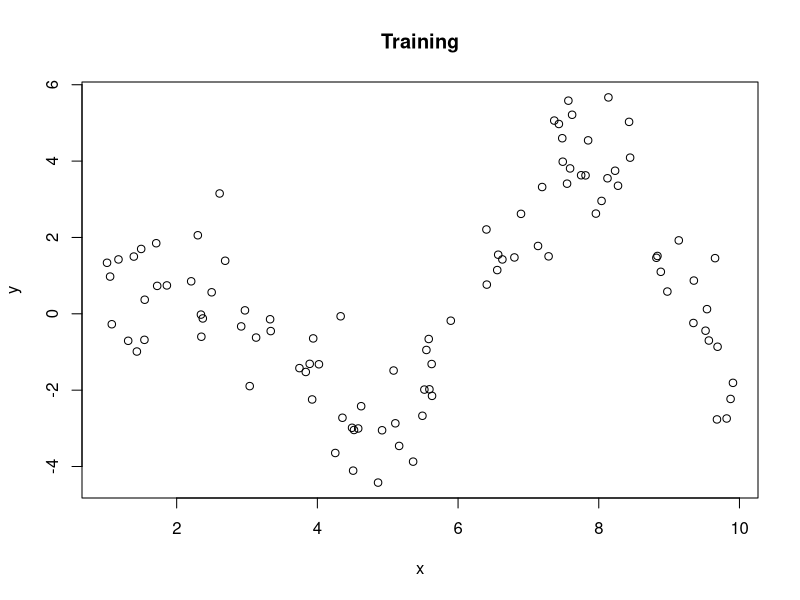
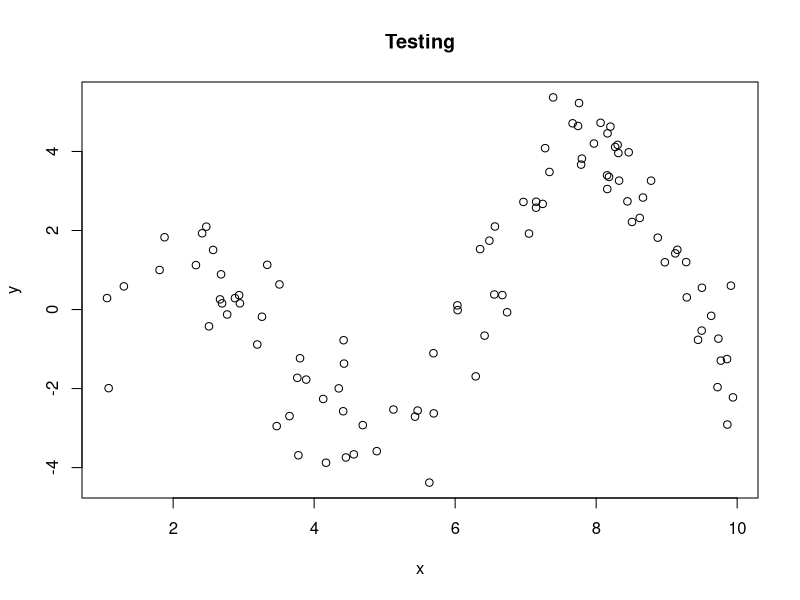
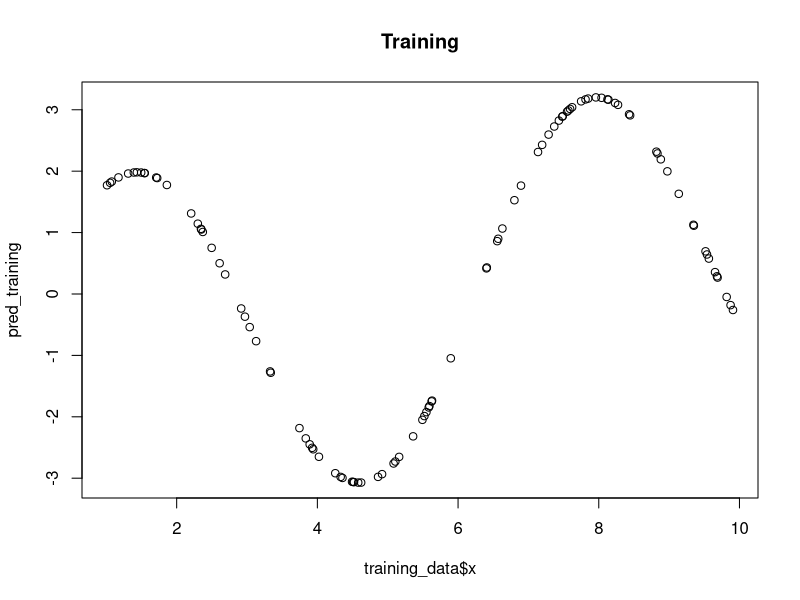
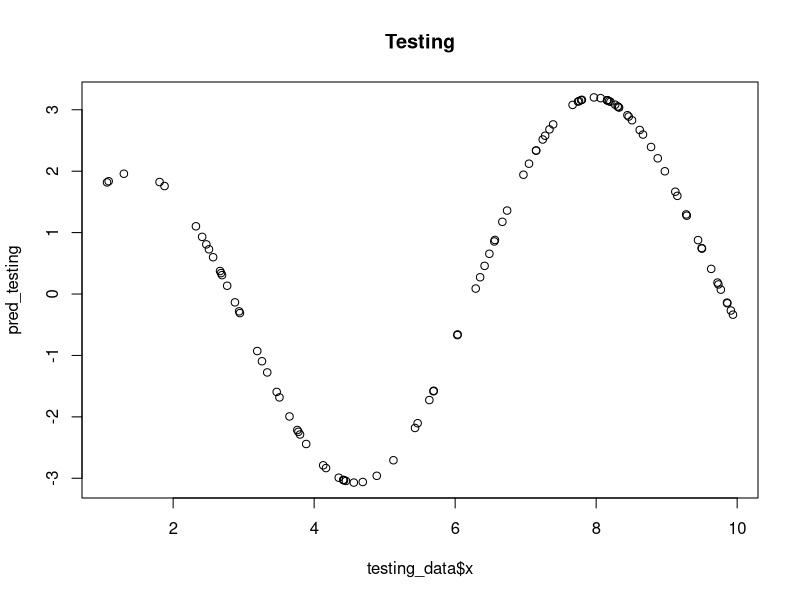
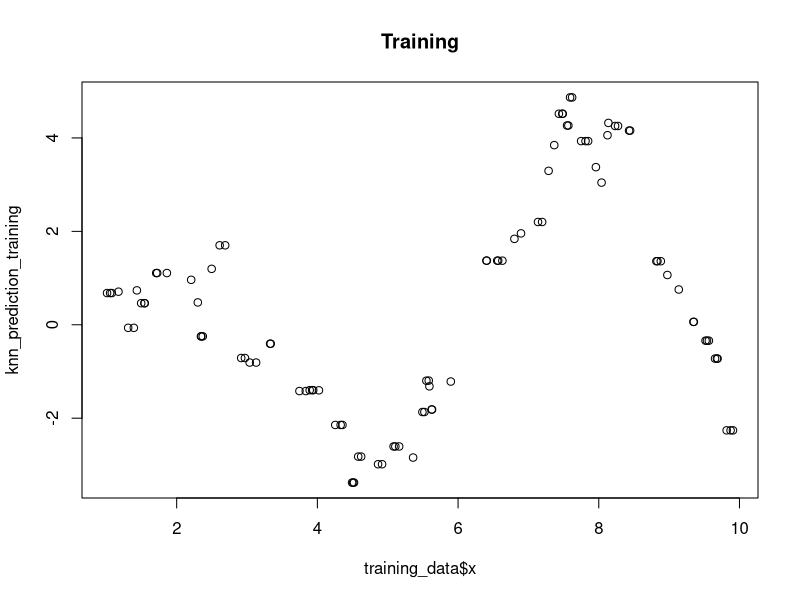
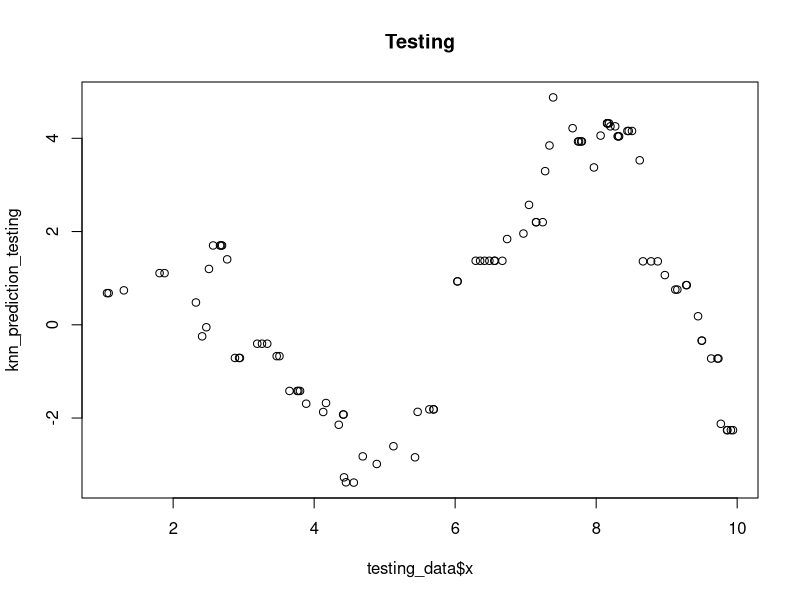
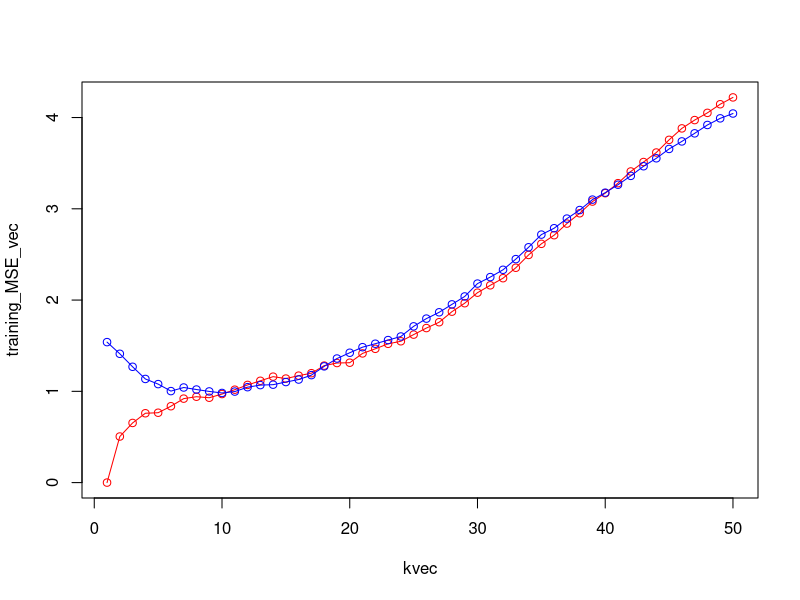

Here is the R script that generated these plots, in order:
## ---- chunk 1
knitr::opts_chunk$set(echo = TRUE)
## ---- chunk 2
library(tidyverse)
## ---- chunk 3
# part a
set.seed(12345)
n<-200
# define the function
f <- function(x) { 2 * sin(x) * log(x) }
# generate data
x <- runif(n, 1, 10)
y <- f(x) + rnorm(n, 0, 1)
# data separation
data <- data.frame(x = x, y = y)
training_data <- data[1:(n/2),]
testing_data <- data[(n/2 + 1):n,]
# plot
plot(y ~ x, data = training_data, main = "Training")
plot(y ~ x, data = testing_data, main = "Testing")

## ---- chunk 4
# part b
# fit the model
mod1 <- lm(formula = y ~ sin(x) + sin(x/2), data = training_data)
# prediction
pred_training <- predict(object = mod1, newdata = training_data)
pred_testing <- predict(object = mod1, newdata = testing_data)
# plot
plot(pred_training ~ training_data$x, main = "Training")
plot(pred_testing ~ testing_data$x, main = "Testing")

## ---- chunk 5
#part c
train_MSE <- mean((training_data$y - pred_training)^2)
test_MSE <- mean((testing_data$y - pred_testing)^2)
print(paste("Training MSE: ", train_MSE))
print(paste("Testing MSE: ", test_MSE))
# Expecting training set to be larger, because the training set is more spread due to the scatterplot
## ---- chunk 6
#part d
set.seed(12345)
yhat <- c()
# The location to predict
x0 <- 3
data_to_predict <- data.frame(x = x0)

# Let's repeat the previous procedure for B times
B = 500

for (i in 1:B) {
  # Simulate new training outcomes
  y_new <- f(training_data$x) + rnorm(nrow(training_data), mean = 0, sd = 1)
  training_data_new <- data.frame(x = training_data$x, y = y_new)

  # Fit new model
  modnew <- lm(y ~ sin(x) + sin(x/2), data = training_data_new)

  # Obtain the prediction
  yhat[i] <- predict(modnew, newdata = data_to_predict)
}

# Variance of the prediction
var_yhat <- var(yhat)

# Bias of the prediction
bias_yhat <- mean(yhat - f(x0))

var_yhat
bias_yhat

## ---- chunk 7
#part e
# Define the KNN regression function
knn_regression <- function(k, training, testing) {
  result <- numeric(nrow(testing))
  for (i in 1:length(result)) {
    x0 <- as.numeric(testing[i, , drop = FALSE])
    # Compute distances
    distance_vec <- abs(training$x - x0)

    N0 <- which(rank(distance_vec)<=k)
    result[i] <- mean(training[N0,2])
  }
  result
}

knn_prediction_training <- knn_regression(k = 3, training = training_data, testing = training_data[,1, drop = FALSE])
knn_prediction_testing <- knn_regression(k = 3, training = training_data, testing = testing_data[,1, drop = FALSE])
plot(knn_prediction_training ~ training_data$x, main = "Training")
plot(knn_prediction_testing ~ testing_data$x, main = "Testing")
training_MSE <- mean((knn_prediction_training - training_data$y)^2)
print(paste("Training MSE: ", training_MSE))
testing_MSE <- mean((knn_prediction_testing - testing_data$y)^2)
print(paste("Testing MSE: ", testing_MSE))

## ---- chunk 8
#part f
kvec <- 1:50
training_MSE_vec <- c()
testing_MSE_vec <- c()

for (i in 1:length(kvec)) {
  knn_prediction_training <- knn_regression(k = kvec[i], training = training_data, testing = training_data[,1, drop = FALSE])
  knn_prediction_testing <- knn_regression(k = kvec[i], training = training_data, testing = testing_data[,1, drop = FALSE])
  training_MSE <- mean((knn_prediction_training - training_data$y)^2)
  testing_MSE <- mean((knn_prediction_testing - testing_data$y)^2)
  training_MSE_vec[i] <- training_MSE
  testing_MSE_vec[i] <- testing_MSE
}

plot(training_MSE_vec ~ kvec, type = 'o', col = "red")
lines(testing_MSE_vec~kvec,type='o',col="blue")

